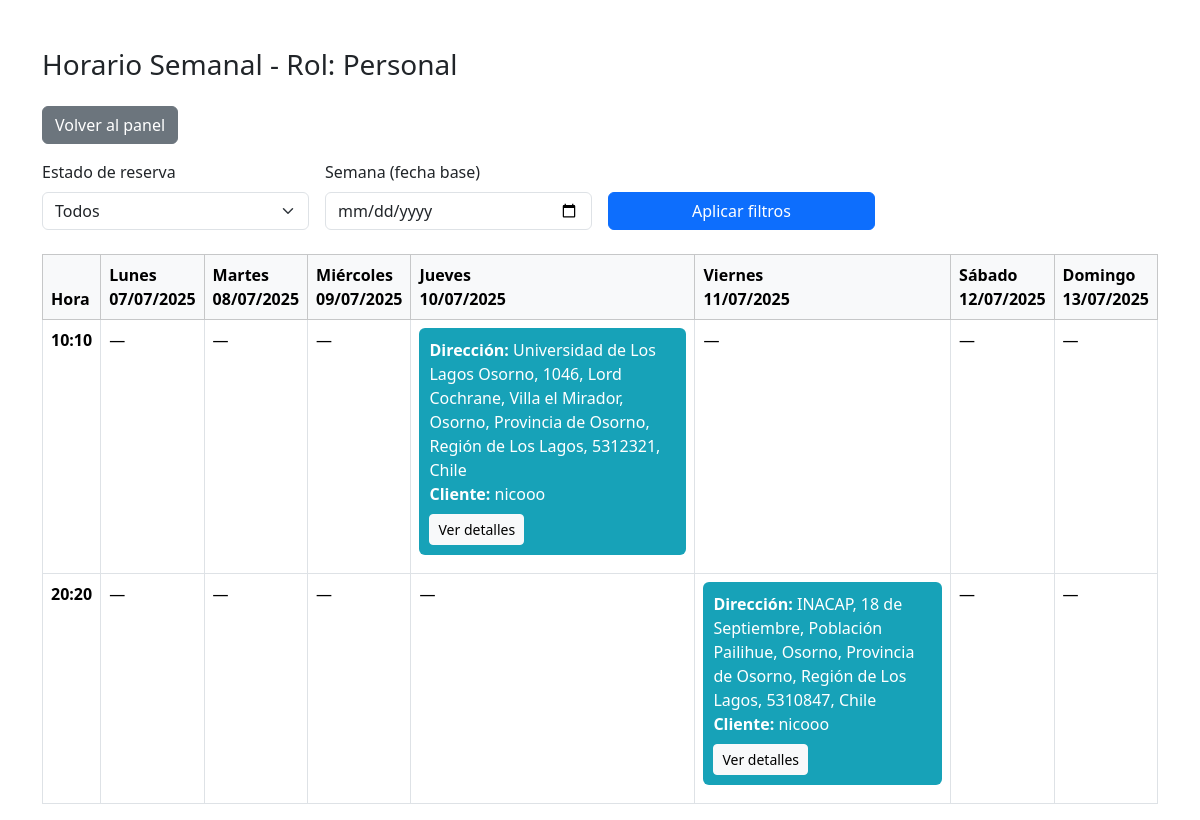
Screenshot of /horario_reservas/ (signed in) with the database file from the repository.
### app/models.py (models this page shows, shortened)
class Reserva(models.Model):
    TIPO_UBICACION_CHOICES = [
        ('oficina', 'Oficina'),
        ('residencia', 'Residencia'),
    ]
    fecha_reserva = models.DateField()
    hora_reserva = models.TimeField(default="08:00")
    direccion = models.CharField(max_length=250)
    tipo_ubicacion = models.CharField(
        max_length=20,
        choices=TIPO_UBICACION_CHOICES,
        default='residencia'
    )
    latitud = models.FloatField(null=True, blank=True)
    longitud = models.FloatField(null=True, blank=True)
    estado = models.CharField(max_length=10)
    usuario = models.ForeignKey(Usuario, on_delete=models.CASCADE)

class Usuario(models.Model):
    nombre = models.CharField(max_length=60)
    correo = models.EmailField(unique=True)
    contraseña = models.CharField(max_length=100)
    rol = models.CharField(max_length=20)
    estado = models.CharField(max_length=10)

### app/views.py (the view)
# urls.py: path('horario_reservas/', views.horario_reservas, name='horario_reservas'),
def horario_reservas(request):
    usuario_id = request.session.get('usuario_id')
    rol = request.session.get('usuario_rol')
    if not usuario_id or not rol:
        return redirect('../login')
    filtro_estado = request.GET.get('estado', '')
    filtro_semana_str = request.GET.get('semana', '')
    filtro_personal = request.GET.get('personal', '')
    if filtro_semana_str:
        try:
            filtro_semana_date = datetime.strptime(filtro_semana_str, "%Y-%m-%d").date()
        except ValueError:
            filtro_semana_date = date.today()
    else:
        filtro_semana_date = date.today()
    lunes = filtro_semana_date - timedelta(days=filtro_semana_date.weekday())
    domingo = lunes + timedelta(days=6)
    dias_semana = [
        {'nombre_es': 'Lunes', 'fecha': lunes},
        {'nombre_es': 'Martes', 'fecha': lunes + timedelta(days=1)},
        {'nombre_es': 'Miércoles', 'fecha': lunes + timedelta(days=2)},
        {'nombre_es': 'Jueves', 'fecha': lunes + timedelta(days=3)},
        {'nombre_es': 'Viernes', 'fecha': lunes + timedelta(days=4)},
        {'nombre_es': 'Sábado', 'fecha': lunes + timedelta(days=5)},
        {'nombre_es': 'Domingo', 'fecha': lunes + timedelta(days=6)},
    ]
    lista_personal = []
    if rol == 'administrador':
        from app.models import Usuario  # Ajusta el import si es necesario
        lista_personal = Usuario.objects.filter(rol='personal')
    filtro_reserva_kwargs = {'fecha_reserva__range': (lunes, domingo)}
    if filtro_estado:
        filtro_reserva_kwargs['estado'] = filtro_estado
    if rol == 'cliente':
        filtro_reserva_kwargs['usuario_id'] = usuario_id
        reservas = Reserva.objects.filter(**filtro_reserva_kwargs).select_related('usuario')
    elif rol == 'personal':
        asignaciones = Asignacion.objects.filter(
            usuario_id=usuario_id,
            reserva__fecha_reserva__range=(lunes, domingo)
        ).select_related('reserva', 'reserva__usuario')
        if filtro_estado:
            asignaciones = asignaciones.filter(reserva__estado=filtro_estado)
        reservas = [a.reserva for a in asignaciones if a.reserva.estado != 'completada']
    elif rol == 'administrador':
        reservas = Reserva.objects.filter(**filtro_reserva_kwargs).select_related('usuario')
        if filtro_personal:
            reservas = reservas.filter(asignacion__usuario_id=filtro_personal).distinct()
    else:
        reservas = []
    horas_set = set()
    for r in reservas:
        horas_set.add(r.hora_reserva.strftime("%H:%M"))
    horas = sorted(list(horas_set))
    horario_list = []
    for h in horas:
        fila = {'hora': h, 'reservas_por_dia': []}
        for dia in dias_semana:
            reservas_en_hora = [
                r for r in reservas
                if r.hora_reserva.strftime("%H:%M") == h and r.fecha_reserva == dia['fecha']
                and (not filtro_estado or r.estado == filtro_estado)
            ]
            fila['reservas_por_dia'].append(reservas_en_hora)
        horario_list.append(fila)
    contexto = {
        'dias_semana': dias_semana,
        'horario_list': horario_list,
        'rol': rol,
        'filtro_estado': filtro_estado,
        'filtro_semana': filtro_semana_str,
        'filtro_personal': filtro_personal,
        'lista_personal': lista_personal,
    }
    return render(request, 'horario_reservas.html', contexto)

### templates/horario_reservas.html (shortened to what this page needs)
<!DOCTYPE html>
<html lang="es">
<head>
    <link href="https://cdn.jsdelivr.net/npm/bootstrap@5.3.3/dist/css/bootstrap.min.css" rel="stylesheet" />
</head>
<body>
<div class="container mt-5">
    <h3 class="mb-4">Horario Semanal - Rol: {% if rol == 'cliente' %}Cliente{% elif rol == 'personal' %}Personal{% elif rol == 'administrador' %}Administrador{% endif %}</h3>
    <a href="../dashboard" class="btn btn-secondary mb-3">Volver al panel</a>
    <form method="get" class="row g-3 mb-4">
        <div class="col-md-3">
            <label for="estado" class="form-label">Estado de reserva</label>
            <select name="estado" id="estado" class="form-select">
                <option value="">Todos</option>
            </select>
        </div>
        <div class="col-md-3">
            <label for="semana" class="form-label">Semana (fecha base)</label>
            <input type="date" id="semana" name="semana" value="{{ filtro_semana }}" class="form-control">
        </div>
        <div class="col-md-3 align-self-end">
            <button type="submit" class="btn btn-primary w-100">Aplicar filtros</button>
        </div>
    </form>
    <table class="table table-bordered">
        <thead class="table-light">
            <tr>
                <th>Hora</th>
                {% for dia in dias_semana %}
                    <th>{{ dia.nombre_es }}<br>{{ dia.fecha|date:"d/m/Y" }}</th>
                {% endfor %}
            </tr>
        </thead>
        <tbody>
            {% if horario_list %}
                {% for fila in horario_list %}
                    <tr>
                        <td><strong>{{ fila.hora }}</strong></td>
                        {% for reservas in fila.reservas_por_dia %}
                            <td>
                                {% for reserva in reservas %}
                                    <div class="reserva-block">
                                        <div><strong>Dirección:</strong> {{ reserva.direccion }}</div>
                                        {% if rol == 'cliente' %}
                                            {% with asignacion=reserva.asignacion_set.first %}
                                                <div><strong>Personal:</strong>
                                                    {% if asignacion %}
                                                        {{ asignacion.usuario.nombre }}
                                                    {% else %}
                                                        <em>Sin asignar</em>
                                                    {% endif %}
                                                </div>
                                            {% endwith %}
                                        {% elif rol == 'personal' %}
                                            <div><strong>Cliente:</strong> {{ reserva.usuario.nombre }}</div>
                                        {% endif %}
                                        <a href="{% url 'detalle_reserva' reserva.id %}?origen=horario_reservas" class="btn btn-sm btn-light btn-detalles">Ver detalles</a>
                                    </div>
                                {% empty %}
                                    —
                                {% endfor %}
                            </td>
                        {% endfor %}
                    </tr>
                {% endfor %}
            {% else %}
                <tr><td colspan="8">No hay reservas para esta semana.</td></tr>
            {% endif %}
        </tbody>
    </table>
</div>
</body>
</html>

### templates/horario_reservas.html (style rules this page uses)
.reserva-block { background-color: #17a2b8; color: white; padding: 10px; margin-bottom: 10px; border-radius: 6px; position: relative; transition: background-color 0.3s; cursor: default; }
.btn-detalles { display: inline-block; margin-top: 8px; }

### rows the page displays
Reserva: direccion "Universidad de Los Lagos Osorno, 1046, Lord Cochrane, Villa el Mirador, Osorno, Provincia de Osorno, Región de Los Lagos, 5312321, Chile", usuario.nombre "nicooo"
Reserva: direccion "INACAP, 18 de Septiembre, Población Pailihue, Osorno, Provincia de Osorno, Región de Los Lagos, 5310847, Chile", usuario.nombre "nicooo"

### other values shown
{{ dia.nombre_es }} "Lunes" "Martes" "Miércoles" "Jueves" "Viernes" "Sábado" "Domingo"
{{ dia.fecha|date:"d/m/Y" }} "07/07/2025" "08/07/2025" "09/07/2025" "10/07/2025" "11/07/2025" "12/07/2025" "13/07/2025"
{{ fila.hora }} "10:10" "20:20"
